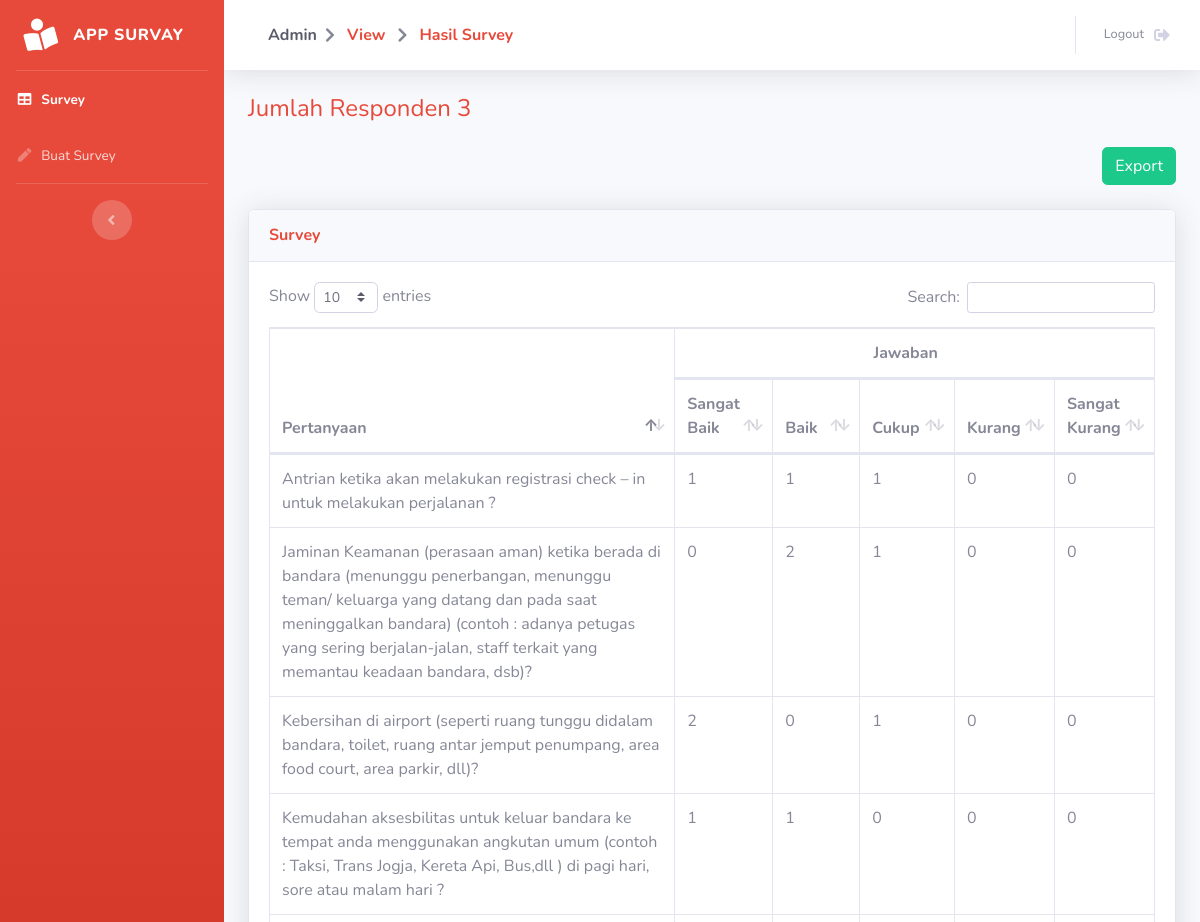
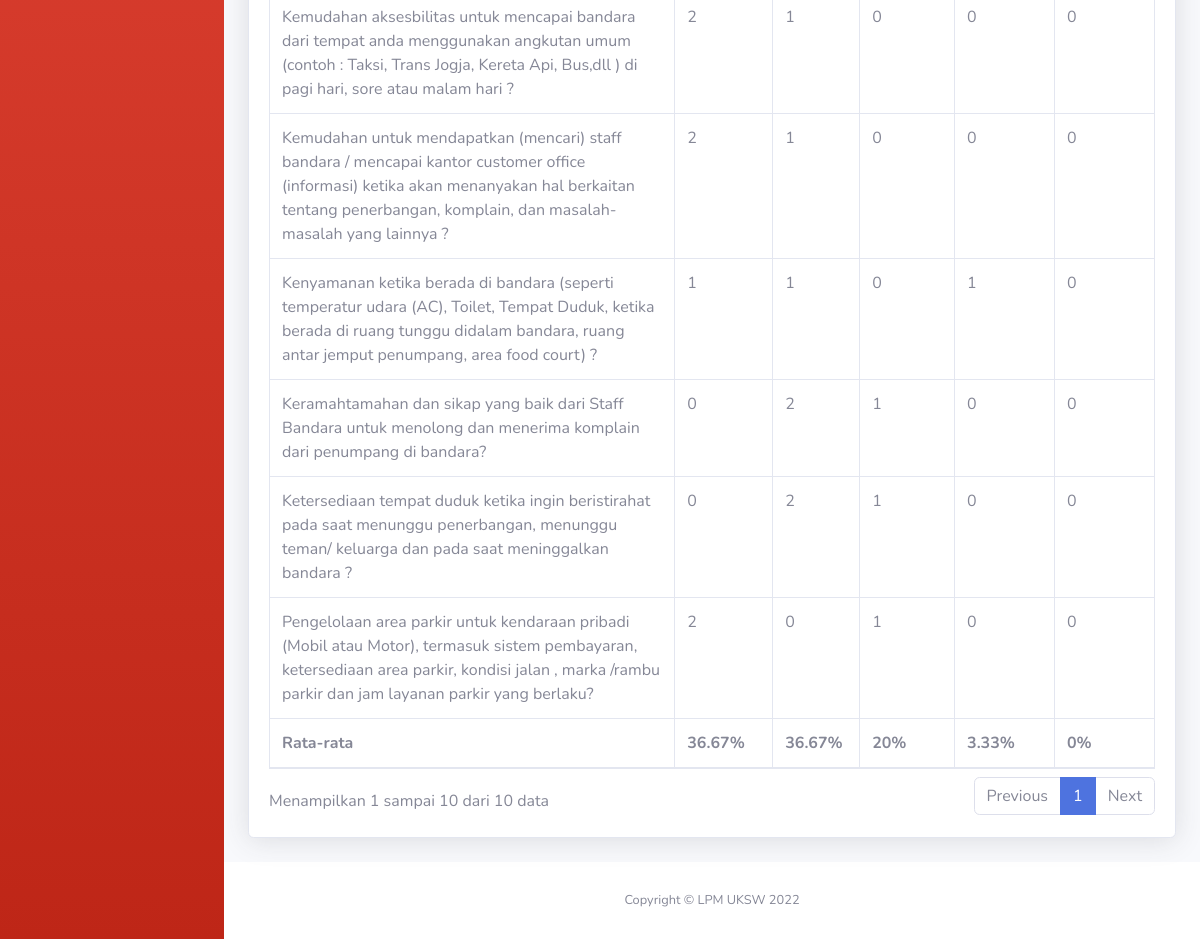
The app's page /pages/admin/hasilSurvey.php?id_survey=7 (signed in) with its own data (2 pictures, top to bottom).
### tables this page shows
CREATE TABLE `pertanyaan` (
  `id_pertanyaan` int(15) NOT NULL,
  `pertanyaan` text NOT NULL,
  `id_survey` int(15) NOT NULL
);

### functions/adminFunction.php (called while the page is built, shortened)
<?php
require_once 'config.php';
function getPertanyaan($id){
    global $con;
    $hasil = array();
    $sql = "SELECT * FROM pertanyaan WHERE id_survey = :id";
    try {
        $stmt = $con->prepare($sql);
        $stmt->bindValue(':id', $id, PDO::PARAM_INT);
        $stmt->execute();
        $stmt->setFetchMode(PDO::FETCH_ASSOC);
        $rs = $stmt->fetchAll();
        if ($rs != null) {
            $i=0;
            foreach($rs as $val){
                $hasil[$i]['pertanyaan']    = $val['pertanyaan'];
                $hasil[$i]['id']            = $val['id_pertanyaan'];
                $i++;
            }
        }
    } catch (Exception $e) {
        echo 'Error getPertanyaan = '.$e->getMessage();
    }
    return $hasil;
}
function getSumJawaban($id, $jawaban){
    global $con;
    $hasil = 0;
    $sql = "SELECT COUNT(*) AS count FROM jawaban WHERE id_pertanyaan = :id AND jawaban = :num";
    try {
        $stmt = $con->prepare($sql);
        $stmt->bindValue(':id', $id, PDO::PARAM_INT);
        $stmt->bindValue(':num', $jawaban, PDO::PARAM_INT);
        $stmt->execute();
        $stmt->setFetchMode(PDO::FETCH_ASSOC);
        $rs = $stmt->fetchAll();
        if ($rs != null) {
            foreach($rs as $val){
                $hasil = $val['count'];
            }
        }
    } catch (Exception $e) {
        echo 'Error getSumJawaban = '.$e->getMessage();
    }
    return $hasil;
}
function getSumRespon($id){
    global $con;
    $hasil = 0;
    $sql = "SELECT COUNT(*) AS count FROM respon WHERE id_survey = :id";
    try {
        $stmt = $con->prepare($sql);
        $stmt->bindValue(':id', $id, PDO::PARAM_INT);
        $stmt->execute();
        $stmt->setFetchMode(PDO::FETCH_ASSOC);
        $rs = $stmt->fetchAll();
        if ($rs != null) {
            foreach($rs as $val){
                $hasil = $val['count'];
            }
        }
    } catch (Exception $e) {
        echo 'Error getSumRespon = '.$e->getMessage();
    }
    return $hasil;
}
function getSumPertanyaan($id){
    global $con;
    $hasil = 0;
    $sql = "SELECT COUNT(*) AS count FROM pertanyaan WHERE id_survey = :id";
    try {
        $stmt = $con->prepare($sql);
        $stmt->bindValue(':id', $id, PDO::PARAM_INT);
        $stmt->execute();
        $stmt->setFetchMode(PDO::FETCH_ASSOC);
        $rs = $stmt->fetchAll();
        if ($rs != null) {
            foreach($rs as $val){
                $hasil = $val['count'];
            }
        }
    } catch (Exception $e) {
        echo 'Error getSumPertanyaan = '.$e->getMessage();
    }
    return $hasil;
}
?>

### pages/admin/hasilSurvey.php (the view, shortened to what this page needs)
<?php
include_once '../../functions/adminFunction.php';
$id = $_GET['id_survey'];
$data_table = "";
$data = getPertanyaan($id);
$jsb = 0;
$jb = 0;
$jc = 0;
$jk = 0;
$jsk = 0;
foreach ($data as $key => $val) {
    $sk = getSumJawaban($val['id'], 1);
    $k = getSumJawaban($val['id'], 2);
    $c = getSumJawaban($val['id'], 3);
    $b = getSumJawaban($val['id'], 4);
    $sb = getSumJawaban($val['id'], 5);
    $data_table .= '
    <tr>
        <td>' . $val['pertanyaan'] . '</td>
        <td>' . $sb . '</td>
        <td>' . $b . '</td>
        <td>' . $c . '</td>
        <td>' . $k . '</td>
        <td>' . $sk . '</td>
    </tr>
    ';
    $jsb += $sb;
    $jb += $b;
    $jc += $c;
    $jk += $k;
    $jsk += $sk;
}
$jRespon = getSumRespon($id);
$jPertanyaan = getSumPertanyaan($id);
$data_table2 = "";
if ($jRespon == 0 || $jPertanyaan == 0) {
    $data_table2 = "";
} else {
    $data_table2 .= '
<tr>
    <th>Rata-rata</td>
    <th>' . round((($jsb / $jPertanyaan) * 100) / $jRespon, 2) . '%</th>
    <th>' . round((($jb / $jPertanyaan) * 100) / $jRespon, 2) . '%</th>
    <th>' . round((($jc / $jPertanyaan) * 100) / $jRespon, 2) . '%</th>
    <th>' . round((($jk / $jPertanyaan) * 100) / $jRespon, 2) . '%</th>
    <th>' . round((($jsk / $jPertanyaan) * 100) / $jRespon, 2) . '%</th>
</tr>
';
}
?>
<!DOCTYPE html>
<html lang="en">
<head>
    <link href="../../assets/vendor/fontawesome-free/css/all.min.css" rel="stylesheet" type="text/css">
    <link href="../../assets/css/sb-admin-2.min.css" rel="stylesheet">
    <link href="../../assets/vendor/datatables/dataTables.bootstrap4.min.css" rel="stylesheet">
</head>
<body id="page-top">
    <div id="wrapper">
        <ul class="navbar-nav bg-gradient-danger sidebar sidebar-dark accordion" id="accordionSidebar">
            <a class="sidebar-brand d-flex align-items-center justify-content-center" href="../home.php">
                <div class="sidebar-brand-icon rotate-n-15">
                    <i class="fas fa-book-reader"></i>
                </div>
                <div class="sidebar-brand-text mx-3">App Survay </div>
            </a>
            <hr class="sidebar-divider my-0">
            <li class="nav-item active">
                <a class="nav-link" href="view.php">
                    <i class="fas fa-fw fa-table"></i>
                    <span>Survey</span></a>
            </li>
            <li class="nav-item">
                <a class="nav-link" href="create.php">
                    <i class="fas fa-fw fa-pen"></i>
                    <span>Buat Survey</span></a>
            </li>
            <hr class="sidebar-divider d-none d-md-block">
            <div class="text-center d-none d-md-inline">
                <button class="rounded-circle border-0" id="sidebarToggle"></button>
            </div>
        </ul>
        <div id="content-wrapper" class="d-flex flex-column">
            <div id="content">
                <nav class="navbar navbar-expand navbar-light bg-white topbar mb-4 static-top shadow">
                    <div class="d-none d-sm-inline-block form-inline mr-auto ml-md-3 my-2 my-md-0 mw-100 navbar-search">
                        <div class="nav-item">
                            <span class="nav-link">
                                <b class="mr-2 d-none d-lg-inline text-gray-800">Admin</b>
                                <i class="fa fa-chevron-right" aria-hidden="true"></i>
                                <a href="view.php" class="nav-link text-danger"><b>View</b></a>
                                <i class="fa fa-chevron-right" aria-hidden="true"></i>
                                <a href="hasilSurvey.php" class="nav-link text-danger"><b>Hasil Survey</b></a>
                            </span>
                        </div>
                    </div>
                    <ul class="navbar-nav ml-auto">
                        <li class="nav-item">
                            <a class="nav-link" href="../logout.php" data-toggle="modal" data-target="#logoutModal">
                                <span class="mr-2 d-none d-lg-inline text-gray-600 small">Logout</span>
                                <i class="fas fa-sign-out-alt fa-fw"></i>
                            </a>
                        </li>
                    </ul>
                </nav>
                <div class="container-fluid">
                    <p class="h4 mb-4 text-danger">Jumlah Responden <?=$jRespon;?></p>
                    <div class="d-flex flex-row-reverse mb-4">
                        <a href="exportExcel.php?id_survey=<?=$id?>" target="_blank" rel="noopener noreferrer" class="btn btn-success">Export</a>
                    </div>
                    <div class="card shadow mb-4">
                        <div class="card-header py-3">
                            <h6 class="m-0 font-weight-bold text-danger">Survey</h6>
                        </div>
                        <div class="card-body">
                            <div class="table-responsive">
                                <table class="table table-bordered" id="dataTable" width="100%" cellspacing="0">
                                    <thead>
                                        <tr>
                                            <th width="60%" rowspan="2">Pertanyaan</th>
                                            <th colspan="5"><center>Jawaban</center></th>
                                        </tr>
                                        <tr>
                                           <th>Sangat Baik</th>
                                           <th>Baik</th>
                                           <th>Cukup</th>
                                           <th>Kurang</th>
                                           <th>Sangat Kurang</th>
                                        </tr>
                                    </thead>
                                    <tfoot>
                                        <?=$data_table2?>
                                    </tfoot>
                                    <tbody>
                                        <?=$data_table?>
                                    </tbody>
                                </table>
                            </div>
                        </div>
                    </div>
                </div>
            </div>
            <footer class="sticky-footer bg-white">
                <div class="container my-auto">
                    <div class="copyright text-center my-auto">
                        <span>Copyright &copy; LPM UKSW 2022</span>
                    </div>
                </div>
            </footer>
        </div>
    </div>
</body>
</html>

### records on screen
pertanyaan: pertanyaan "Antrian ketika akan melakukan registrasi check – in untuk melakukan perjalanan ?", sb "1", b "1", c "1", k "0", sk "0"
pertanyaan: pertanyaan "Ketersediaan tempat duduk ketika ingin beristirahat pada saat menunggu penerbangan, menunggu teman/ keluarga dan pada saat meninggalkan bandara ?", sb "0", b "2", c "1", k "0", sk "0"
pertanyaan: pertanyaan "Kebersihan di airport (seperti ruang tunggu didalam bandara, toilet, ruang antar jemput penumpang, area food court, area parkir, dll)?", sb "2", b "0", c "1", k "0", sk "0"
pertanyaan: pertanyaan "Keramahtamahan dan sikap yang baik dari Staff Bandara untuk menolong dan menerima komplain dari penumpang di bandara?", sb "0", b "2", c "1", k "0", sk "0"

### other values on screen
$jRespon "3"
$val['pertanyaan'] "Kemudahan aksesbilitas untuk mencapai bandara dari tempat anda menggunakan angkutan umum (contoh : Taksi, Trans Jogja, Kereta Api, Bus,dll ) di pagi hari, sore atau malam hari ?"
$sb "2"
$b "1"
$c "0"
$k "0"
$sk "0"
$val['pertanyaan'] "Kemudahan aksesbilitas untuk keluar bandara ke tempat anda menggunakan angkutan umum (contoh : Taksi, Trans Jogja, Kereta Api, Bus,dll ) di pagi hari, sore atau malam hari ?"
$sb "1"
$val['pertanyaan'] "Pengelolaan area parkir untuk kendaraan pribadi (Mobil atau Motor), termasuk sistem pembayaran, ketersediaan area parkir, kondisi jalan , marka /rambu parkir dan jam layanan parkir yang berlaku?"
$b "0"
$c "1"
$sb "0"
$b "2"
$val['pertanyaan'] "Kenyamanan ketika berada di bandara (seperti temperatur udara (AC), Toilet, Tempat Duduk, ketika berada di ruang tunggu didalam bandara, ruang antar jemput penumpang, area food court) ?"
